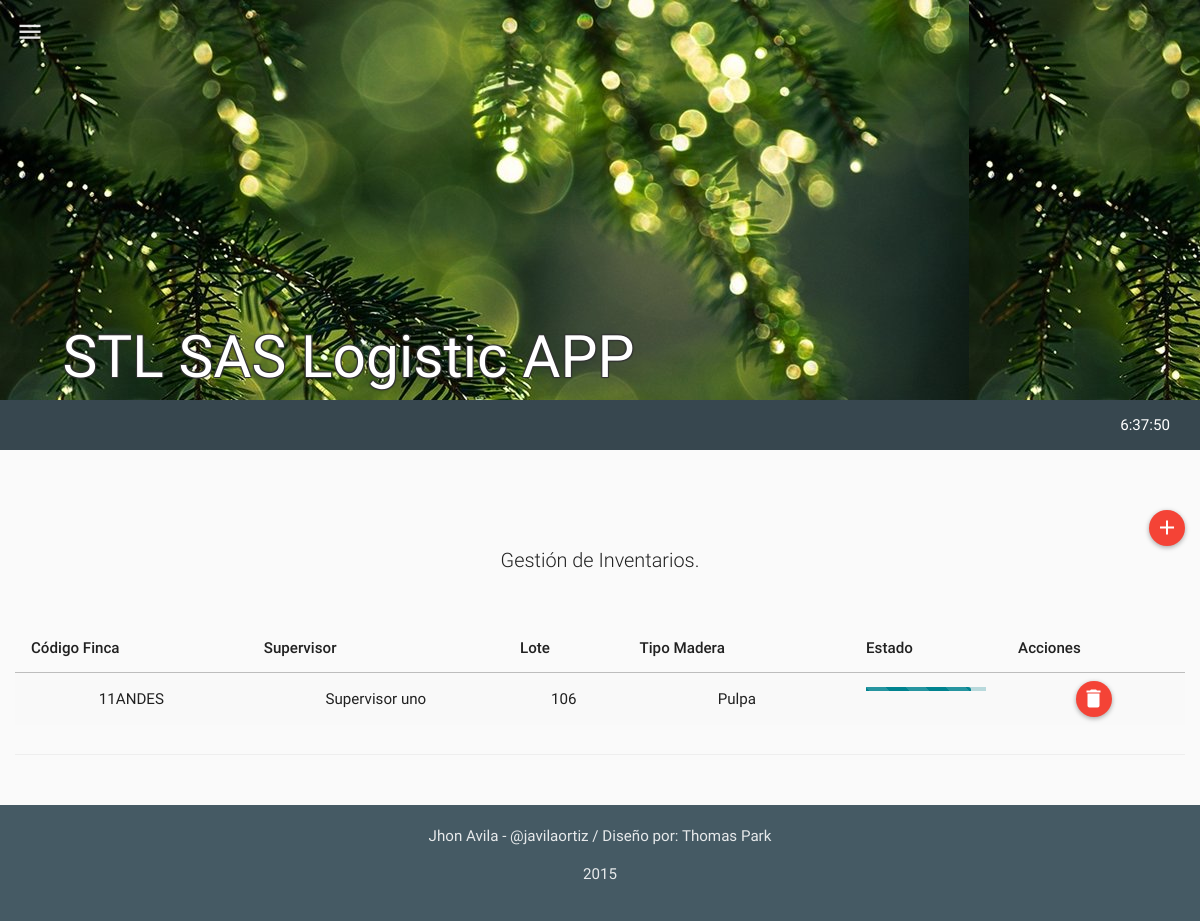
The app's page /mods/inventarios/inventarios.php (signed in), older data.
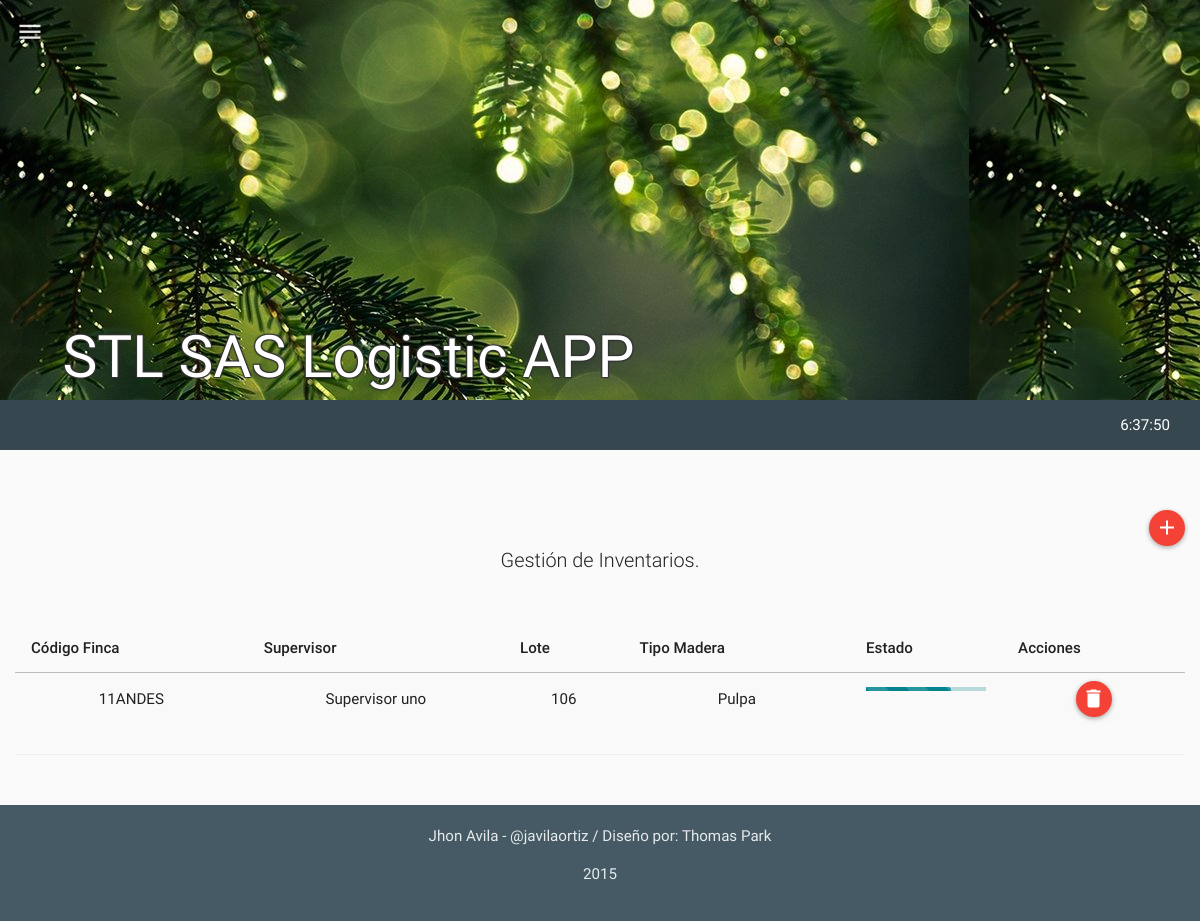
The same page, newer data.
### tables this page shows
CREATE TABLE IF NOT EXISTS `tbl_inventario` (
  `in_id` int(11) NOT NULL,
  `in_fi_id` int(11) NOT NULL,
  `in_supervisor` varchar(60) NOT NULL,
  `in_mt_cubico` float NOT NULL,
  `in_mt_restante` int(11) NOT NULL,
  `in_lote` varchar(20) NOT NULL,
  `in_tipo_materia` int(11) NOT NULL COMMENT 'tipo de materia prima: 1=troza , 2=pulpa',
  `in_pe_id` int(11) NOT NULL COMMENT 'Ultimo conductor de la lista',
  `in_timestamp` timestamp NOT NULL DEFAULT CURRENT_TIMESTAMP ON UPDATE CURRENT_TIMESTAMP,
  `in_created` int(11) NOT NULL,
  `in_estado` int(11) NOT NULL
);

CREATE TABLE IF NOT EXISTS `tbl_fincas` (
  `fi_id` int(11) NOT NULL,
  `fi_codigo` varchar(10) NOT NULL,
  `fi_sn_id` int(11) NOT NULL,
  `fi_timestamp` timestamp NOT NULL DEFAULT CURRENT_TIMESTAMP ON UPDATE CURRENT_TIMESTAMP,
  `fi_created` int(11) NOT NULL,
  `fi_estado` int(11) NOT NULL
);

CREATE TABLE IF NOT EXISTS `tbl_supervisores` (
  `su_id` int(11) NOT NULL,
  `su_nombre` varchar(60) NOT NULL,
  `su_fi_id` int(11) NOT NULL,
  `su_timestamp` timestamp NOT NULL DEFAULT CURRENT_TIMESTAMP ON UPDATE CURRENT_TIMESTAMP,
  `su_created` int(11) NOT NULL,
  `su_estado` int(11) NOT NULL
);

### php/inventarios.php (the view, shortened to what this page needs)
<?php
class inventarios{
  function get_inventario(){
    $rt = new route();
    if(isset($_SESSION["ses_id"])){
      $qry='SELECT * FROM tbl_inventario AS I
            INNER JOIN tbl_fincas AS F ON I.in_fi_id = F.fi_id
            INNER JOIN tbl_supervisores AS S ON S.su_id = I.in_supervisor
            WHERE I.in_estado<99
            ORDER BY F.fi_codigo ASC';
      $res = mysql_query($qry);
      $item =" ";
      $script ="<script>$(document).ready(function(){";
      while($row_res = mysql_fetch_assoc($res)) {
        if($row_res["in_tipo_materia"]==1){$tipo_materia="Troza";}else{$tipo_materia="Pulpa";}
        $porcentaje=(($row_res["in_mt_restante"]*100)/($row_res["in_mt_cubico"]));
        $porcentaje = round($porcentaje, 2);
        $item.='
              <tr>
                <td>'.$row_res["fi_codigo"].'</td>
                <td>'.$row_res["su_nombre"].'</td>
                <td>'.$row_res["in_lote"].'</td>
                <td>'.$tipo_materia.'</td>
                <td>
                  <div class="progress progress-striped active">
                    <div class="progress-bar" title="'.$row_res["in_mt_cubico"].'m3  ('.$porcentaje.'%)" style="width: '.$porcentaje.'%; height:10px;"></div>
                  </div>
                </td>
                <td>
                  <div id="del-button" onclick="borrar_inv('.$row_res["in_id"].', this)" class="btn btn-floating-mini btn-danger" title="Borrar"><i class="md  md-delete"></i></div>
                </td>
              </tr>
        ';
        $script.='';
      }
      $script.='});</script>';
    }
    else{$rt->routing($rt->path("login"));}
    $html='
          <table class="table table-striped table-hover ">
            <thead>
              <tr>
                <th>Código Finca</th>
                <th>Supervisor</th>
                <th>Lote</th>
                <th>Tipo Madera</th>
                <th>Estado</th>
                <th>Acciones</th>
              </tr>
            </thead>
            <tbody>
              '.$item.'
            </tbody>
          </table>
    ';
    return $script.$html;
  }
}
?>

Row changes from the older to the newer data that the page shows:
changed tbl_inventario "Pulpa": in_mt_restante 105 → 85 (drawn)
